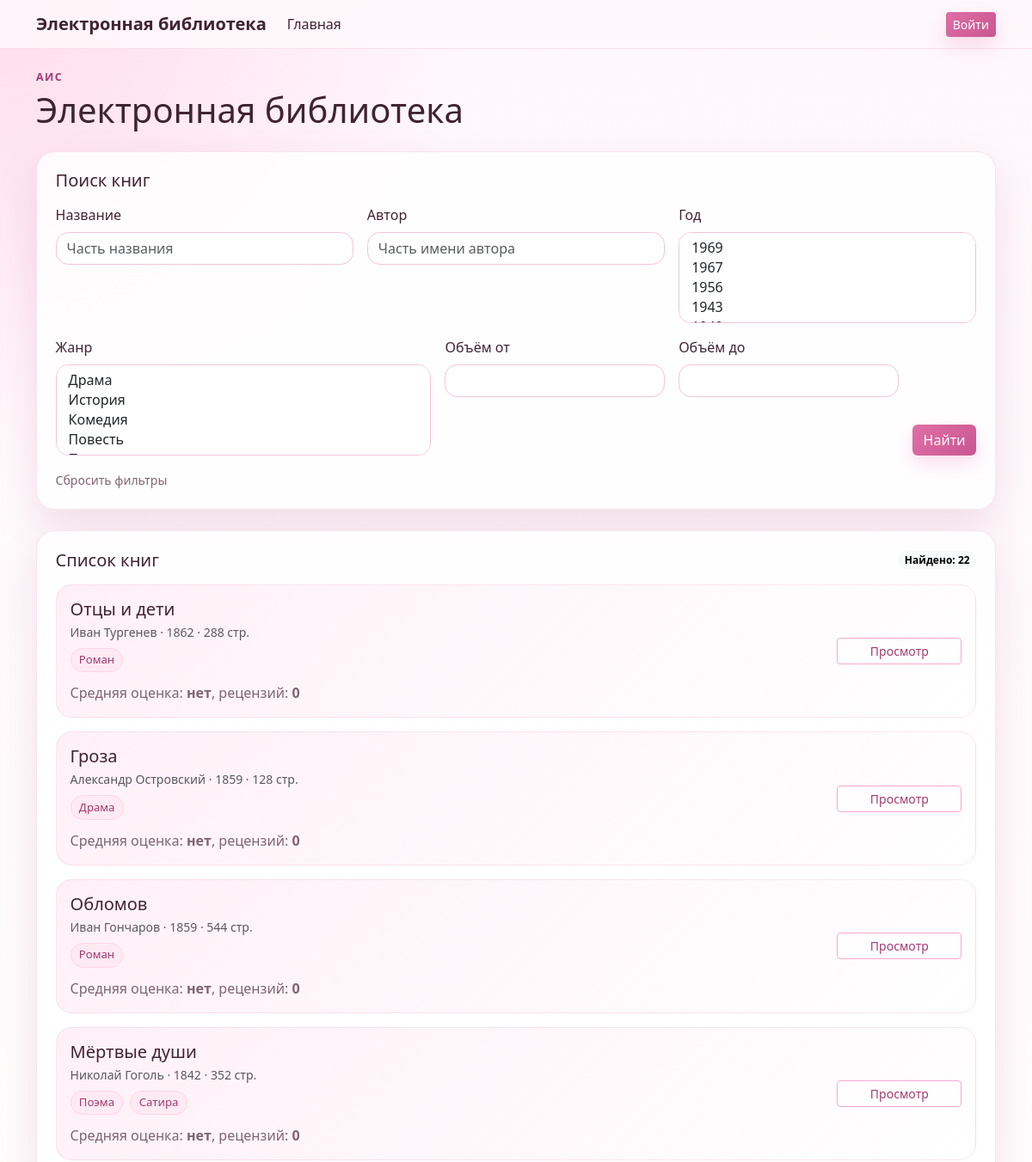
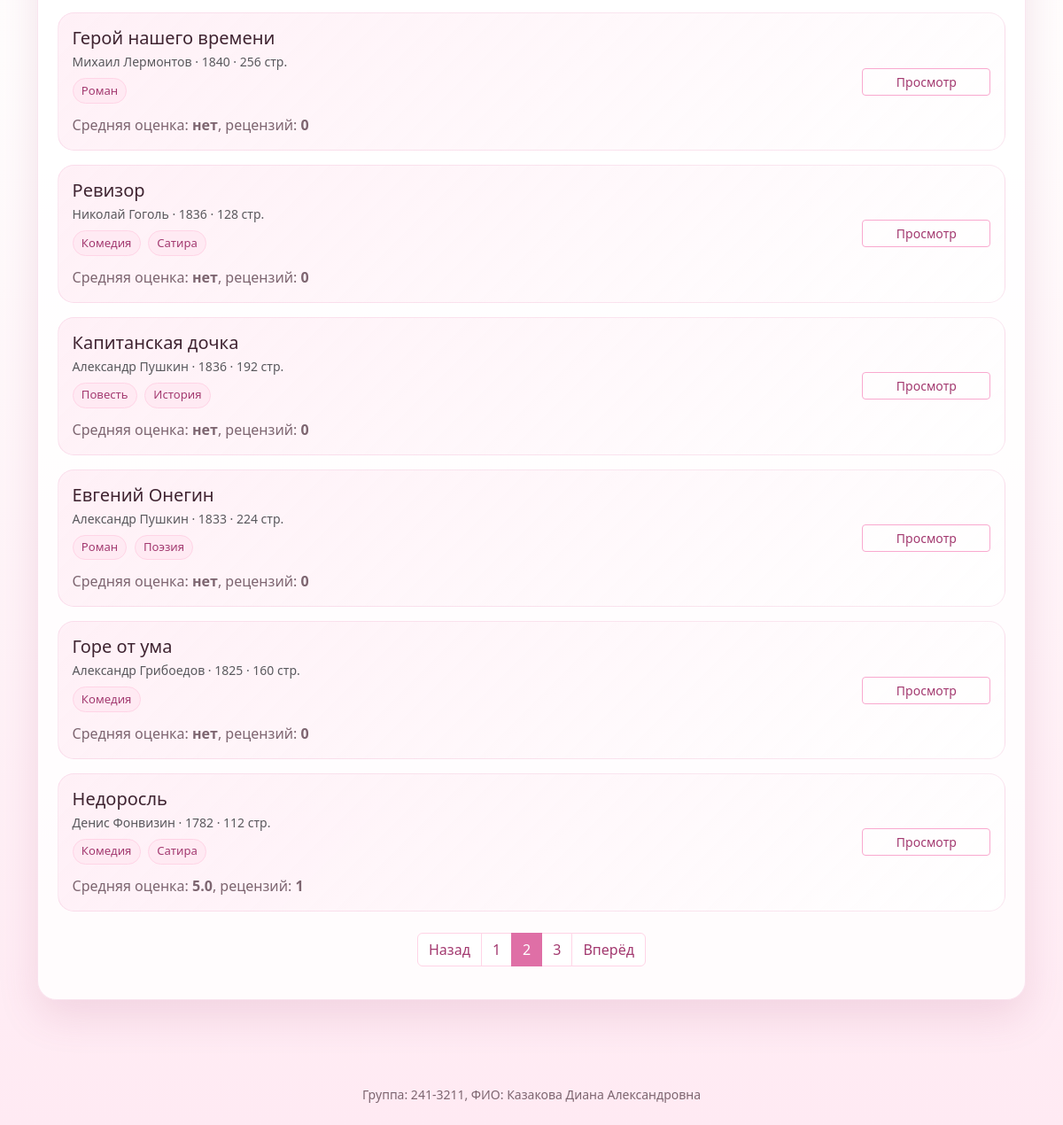
Screenshot of /?page=2 with the database file from the repository (2 pictures, top to bottom).
### models.py (models this page shows)
class Book(db.Model):
    __tablename__ = "books"
    id = db.Column(db.Integer, primary_key=True)
    title = db.Column(db.String(255), nullable=False)
    description = db.Column(db.Text, nullable=False)
    year = db.Column(db.Integer().with_variant(mysql.YEAR, "mysql"), nullable=False)
    publisher = db.Column(db.String(255), nullable=False)
    author = db.Column(db.String(255), nullable=False)
    pages = db.Column(db.Integer, nullable=False)
    genres = db.relationship("Genre", secondary=book_genres, back_populates="books")
    cover = db.relationship("Cover", back_populates="book", cascade="all, delete-orphan", uselist=False)
    reviews = db.relationship("Review", back_populates="book", cascade="all, delete-orphan")
    @property
    def review_count(self):
        return len(self.reviews)
    @property
    def avg_rating(self):
        if not self.reviews:
            return None
        return round(sum(review.rating for review in self.reviews) / len(self.reviews), 1)

class Genre(db.Model):
    __tablename__ = "genres"
    id = db.Column(db.Integer, primary_key=True)
    name = db.Column(db.String(120), nullable=False, unique=True)
    books = db.relationship("Book", secondary=book_genres, back_populates="genres")

class Review(db.Model):
    __tablename__ = "reviews"
    __table_args__ = (
        UniqueConstraint("book_id", "user_id", name="uq_review_book_user"),
        CheckConstraint("rating BETWEEN 0 AND 5", name="ck_review_rating_range"),
    )
    id = db.Column(db.Integer, primary_key=True)
    book_id = db.Column(db.Integer, db.ForeignKey("books.id", ondelete="CASCADE"), nullable=False)
    user_id = db.Column(db.Integer, db.ForeignKey("users.id", ondelete="CASCADE"), nullable=False)
    rating = db.Column(db.Integer, nullable=False)
    text = db.Column(db.Text, nullable=False)
    created_at = db.Column(db.DateTime, nullable=False, server_default=func.now())
    book = db.relationship("Book", back_populates="reviews")
    user = db.relationship("User", back_populates="reviews")

### app.py (the view)
    @app.route("/")
    def index():
        page = request.args.get("page", 1, type=int)
        filters = read_filters()
        stmt = select(Book)
        if filters["title"]:
            stmt = stmt.where(text_match(Book.title, filters["title"]))
        if filters["author"]:
            stmt = stmt.where(text_match(Book.author, filters["author"]))
        if filters["genre_ids"]:
            stmt = stmt.where(Book.genres.any(Genre.id.in_(filters["genre_ids"])))
        if filters["years"]:
            stmt = stmt.where(Book.year.in_(filters["years"]))
        if filters["pages_min"] is not None:
            stmt = stmt.where(Book.pages >= filters["pages_min"])
        if filters["pages_max"] is not None:
            stmt = stmt.where(Book.pages <= filters["pages_max"])
        stmt = stmt.order_by(Book.year.desc(), Book.id.desc())
        pages = db.paginate(stmt, page=page, per_page=10, error_out=False)
        all_genres = Genre.query.order_by(Genre.name).all()
        years_stmt = select(Book.year).distinct().order_by(Book.year.desc())
        all_years = [row[0] for row in db.session.execute(years_stmt).all()]
        return render_template(
            "index.html",
            books=pages.items,
            pages=pages,
            all_genres=all_genres,
            all_years=all_years,
            filters=filters,
        )

### app.py (called while the page is built)
def read_filters():
    return {
        "title": request.args.get("title", "").strip(),
        "author": request.args.get("author", "").strip(),
        "genre_ids": ids_from_args("genres"),
        "years": ids_from_args("years"),
        "pages_min": int_or_none(request.args.get("pages_min")),
        "pages_max": int_or_none(request.args.get("pages_max")),
    }

def ids_from_args(name):
    ids = []
    for value in request.args.getlist(name):
        try:
            ids.append(int(value))
        except (TypeError, ValueError):
            continue
    return ids

def int_or_none(value):
    try:
        if value in (None, ""):
            return None
        return int(value)
    except ValueError:
        return None

### templates/index.html (shortened to what this page needs)
{% extends 'base.html' %}
{% block content %}
<div class="page-head d-flex flex-column flex-md-row justify-content-between align-items-md-center gap-3 mb-4">
    <div>
        <p class="eyebrow mb-1">АИС</p>
        <h1 class="mb-0">Электронная библиотека</h1>
    </div>
</div>
<section class="soft-card mb-4">
    <h2 class="h5 mb-3">Поиск книг</h2>
    <form method="get" action="{{ url_for('index') }}" class="row g-3">
        <div class="col-md-4">
            <label class="form-label" for="title">Название</label>
            <input class="form-control" id="title" name="title" value="{{ filters.title }}" placeholder="Часть названия">
        </div>
        <div class="col-md-4">
            <label class="form-label" for="author">Автор</label>
            <input class="form-control" id="author" name="author" value="{{ filters.author }}" placeholder="Часть имени автора">
        </div>
        <div class="col-md-4">
            <label class="form-label" for="years">Год</label>
            <select class="form-select" id="years" name="years" multiple size="4">
                {% for year in all_years %}
                    <option value="{{ year }}" {% if year in filters.years %}selected{% endif %}>{{ year }}</option>
                {% endfor %}
            </select>
        </div>
        <div class="col-md-5">
            <label class="form-label" for="genres">Жанр</label>
            <select class="form-select" id="genres" name="genres" multiple size="4">
                {% for genre in all_genres %}
                    <option value="{{ genre.id }}" {% if genre.id in filters.genre_ids %}selected{% endif %}>{{ genre.name }}</option>
                {% endfor %}
            </select>
        </div>
        <div class="col-md-3">
            <label class="form-label" for="pages_min">Объём от</label>
            <input class="form-control" id="pages_min" name="pages_min" type="number" min="1" value="{{ filters.pages_min or '' }}">
        </div>
        <div class="col-md-3">
            <label class="form-label" for="pages_max">Объём до</label>
            <input class="form-control" id="pages_max" name="pages_max" type="number" min="1" value="{{ filters.pages_max or '' }}">
        </div>
        <div class="col-md-1 d-flex align-items-end">
            <button class="btn btn-rose w-100" type="submit">Найти</button>
        </div>
        <div class="col-12">
            <a class="small muted-link" href="{{ url_for('index') }}">Сбросить фильтры</a>
        </div>
    </form>
</section>
<section class="soft-card">
    <div class="d-flex justify-content-between align-items-center mb-3">
        <h2 class="h5 mb-0">Список книг</h2>
        <span class="badge text-bg-light rounded-pill">Найдено: {{ pages.total }}</span>
    </div>
    {% if books %}
        <div class="book-list">
            {% for book in books %}
                <article class="book-row">
                    <div class="book-main">
                        <h3 class="h5 mb-1">{{ book.title }}</h3>
                        <div class="small text-muted mb-2">
                            {{ book.author }} · {{ book.year }} · {{ book.pages }} стр.
                        </div>
                        <div class="mb-2">
                            {% for genre in book.genres %}
                                <span class="tag">{{ genre.name }}</span>
                            {% endfor %}
                        </div>
                        <div class="rating-line">
                            Средняя оценка:
                            <strong>{{ book.avg_rating if book.avg_rating is not none else 'нет' }}</strong>,
                            рецензий: <strong>{{ book.review_count }}</strong>
                        </div>
                    </div>
                    <div class="book-actions">
                        <a class="btn btn-outline-rose btn-sm" href="{{ url_for('show_book', book_id=book.id) }}">Просмотр</a>
                    </div>
                </article>
            {% endfor %}
        </div>
        {% if pages.pages > 1 %}
            <nav class="mt-4" aria-label="Пагинация">
                <ul class="pagination justify-content-center pink-pages">
                    <li class="page-item {% if not pages.has_prev %}disabled{% endif %}">
                        <a class="page-link" href="{{ page_url(pages.prev_num) }}">Назад</a>
                    </li>
                    {% for num in pages.iter_pages(left_edge=1, right_edge=1, left_current=2, right_current=2) %}
                        {% if num %}
                            <li class="page-item {% if num == pages.page %}active{% endif %}">
                                <a class="page-link" href="{{ page_url(num) }}">{{ num }}</a>
                            </li>
                        {% else %}
                            <li class="page-item disabled"><span class="page-link">…</span></li>
                        {% endif %}
                    {% endfor %}
                    <li class="page-item {% if not pages.has_next %}disabled{% endif %}">
                        <a class="page-link" href="{{ page_url(pages.next_num) }}">Вперёд</a>
                    </li>
                </ul>
            </nav>
        {% endif %}
    {% else %}
        <div class="empty-state">Книги не найдены.</div>
    {% endif %}
</section>
{% endblock %}

### static/css/style.css (style rules this page uses)
:root { --rose-50: #fff7fb; --rose-100: #ffeaf3; --rose-200: #ffd4e6; --rose-300: #f9a9cf; --rose-500: #df6fa6; --rose-700: #a33a70; --ink: #3f2431; --muted: #7d6570; --white: #ffffff; --shadow: 0 18px 45px rgba(167, 69, 112, 0.15); }
body { min-height: 100vh; color: var(--ink); background: radial-gradient(circle at top left, rgba(255, 212, 230, 0.75), transparent 34rem), linear-gradient(180deg, var(--rose-50), #fffdfd 54%, var(--rose-100)); }
.btn-rose { color: #fff; background: linear-gradient(135deg, var(--rose-500), #c95791); border: none; box-shadow: 0 10px 22px rgba(223, 111, 166, 0.22); }
.btn-outline-rose { color: var(--rose-700); border-color: var(--rose-300); background: rgba(255, 255, 255, 0.5); }
.soft-card { padding: 1.35rem; background: rgba(255, 255, 255, 0.82); border: 1px solid rgba(223, 111, 166, 0.18); border-radius: 1.35rem; box-shadow: var(--shadow); }
.eyebrow { color: var(--rose-700); font-size: 0.78rem; font-weight: 700; letter-spacing: 0.12em; text-transform: uppercase; }
.form-control, .form-select { border-color: #f3c4da; border-radius: 0.9rem; }
.book-list { display: grid; gap: 1rem; }
.book-row { display: flex; gap: 1rem; justify-content: space-between; align-items: stretch; padding: 1rem; background: linear-gradient(135deg, rgba(255, 234, 243, 0.7), rgba(255, 255, 255, 0.85)); border: 1px solid rgba(223, 111, 166, 0.16); border-radius: 1.15rem; }
.book-main { min-width: 0; }
.book-actions { display: flex; flex-direction: column; justify-content: center; gap: 0.45rem; min-width: 145px; }
.tag { display: inline-block; margin: 0 0.25rem 0.25rem 0; padding: 0.22rem 0.58rem; color: var(--rose-700); background: var(--rose-100); border: 1px solid var(--rose-200); border-radius: 999px; font-size: 0.82rem; }
.rating-line { color: var(--muted); }
.pink-pages .page-link { color: var(--rose-700); border-color: var(--rose-200); }
.pink-pages .active .page-link { color: #fff; background: var(--rose-500); border-color: var(--rose-500); }
.muted-link { color: var(--muted); text-decoration: none; }

### rows the page displays
Book: title "Отцы и дети", author "Иван Тургенев", year "1862", pages "288", avg_rating "нет", review_count "0"
Genre: name "Роман"
Book: title "Гроза", author "Александр Островский", year "1859", pages "128", avg_rating "нет", review_count "0"
Genre: {{ genre.id }} 5 (drawn), name "Драма"
Book: title "Обломов", author "Иван Гончаров", year "1859", pages "544", avg_rating "нет", review_count "0"
Book: title "Мёртвые души", author "Николай Гоголь", year "1842", pages "352", avg_rating "нет", review_count "0"
Genre: name "Поэма"
Genre: name "Сатира"
Book: title "Герой нашего времени", author "Михаил Лермонтов", year "1840", pages "256", avg_rating "нет", review_count "0"
Book: title "Ревизор", author "Николай Гоголь", year "1836", pages "128", avg_rating "нет", review_count "0"
Genre: {{ genre.id }} 4 (drawn), name "Комедия"
Book: title "Капитанская дочка", author "Александр Пушкин", year "1836", pages "192", avg_rating "нет", review_count "0"
Genre: {{ genre.id }} 2 (drawn), name "Повесть"
Genre: {{ genre.id }} 12 (drawn), name "История"
Book: title "Евгений Онегин", author "Александр Пушкин", year "1833", pages "224", avg_rating "нет", review_count "0"
Genre: {{ genre.id }} 8 (drawn), name "Поэзия"
Book: title "Горе от ума", author "Александр Грибоедов", year "1825", pages "160", avg_rating "нет", review_count "0"
Book: title "Недоросль", author "Денис Фонвизин", year "1782", pages "112", rating "5.0", review_count "1"

### other values shown
{{ pages.total }} "22"
{{ num }} "1" "2" "3"
